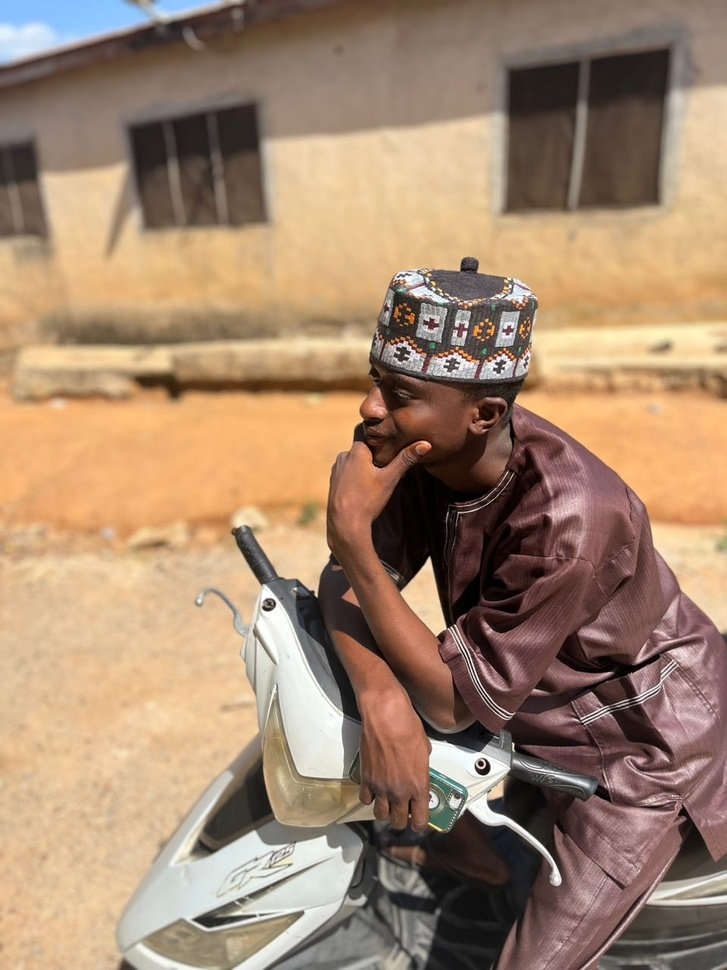
#> input picture misbau/motor1.jpg, 727 x 970 px, shrunk from 960 x 1280 before the run
$ python lec6.py motor1.jpg
#> lines starting #> are read from the running program, lines starting #| are printed output that depends on the picture
# import sys
# print(sys.argv)
# print(sys.version)

"""
Raw import eg:
from sys import argv,exit

"""

# [36 lines of commented-out code are left out]


from PIL import Image,ImageChops

img1 = Image.open("./motor1.jpg")
#> img1 is the input picture: PIL image 727x970 RGB; mean R, G, B 163.1, 135.4, 111.1
img2 = Image.open("./motor2.jpg")
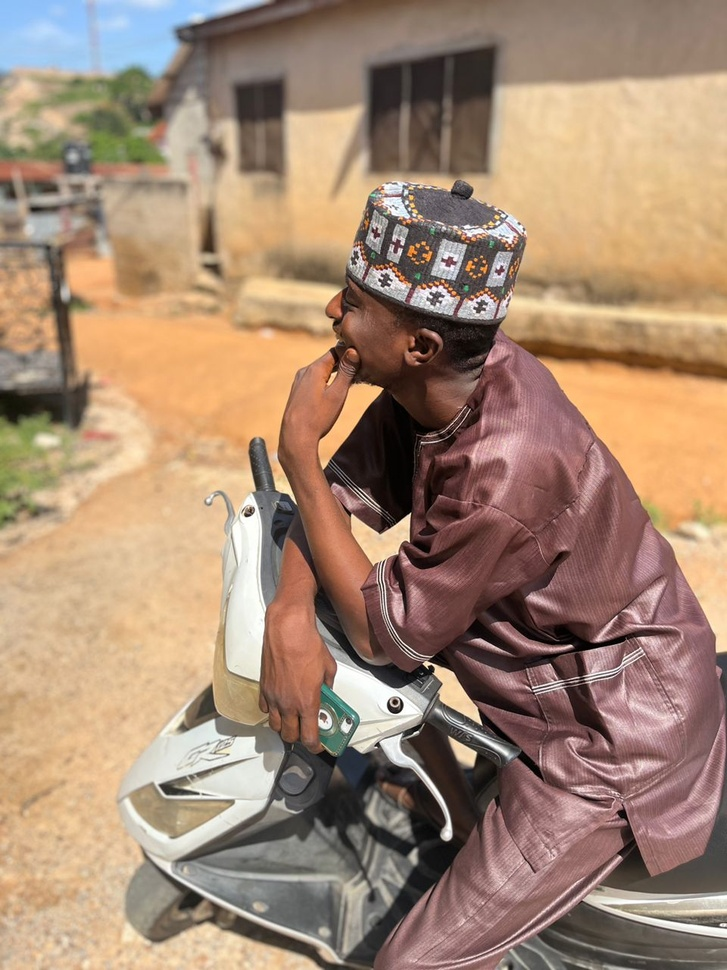
#> input picture misbau/motor2.jpg, 727 x 970 px, shrunk from 960 x 1280 before the run
#> img2 is the input picture: PIL image 727x970 RGB; mean R, G, B 164.4, 136.8, 115.3

diff = ImageChops.difference(img1,img2)
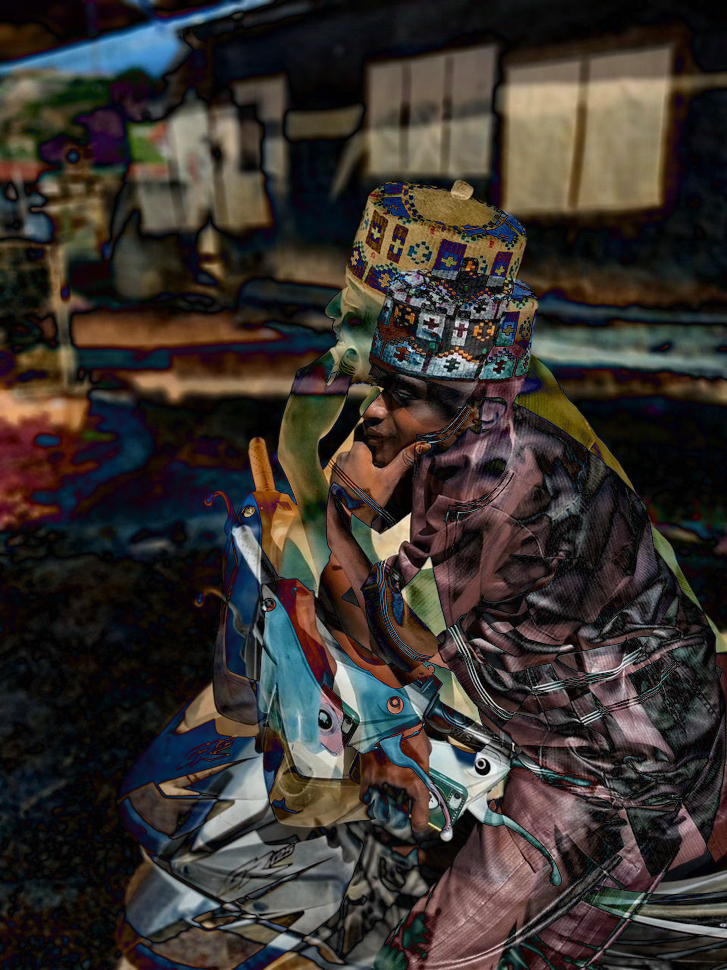
#> diff: PIL image 727x970 RGB; mean R, G, B 56.5, 50.6, 46.2
diff.show()

# from PIL import Image
# img = Image.open(.jpg)
# img.show()
